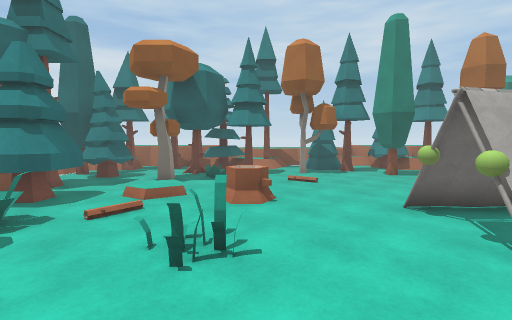
[1] (above)

24 first-person views from a walk through a 3-D level made in the Unity game engine. The camera is 1.5 m above the floor, tilts 4° down and sees 85° across. The floor is counted in squares, 1 m on a side. Each view is taken from the middle of a square. On the plan, view 1 faces up. The plan holds only what a view shows up to about 14 squares ahead; the rest is blank. The place goes on beyond the plan. The player character is not drawn. Surface patterns are stand-ins for the level's own textures.

[2]
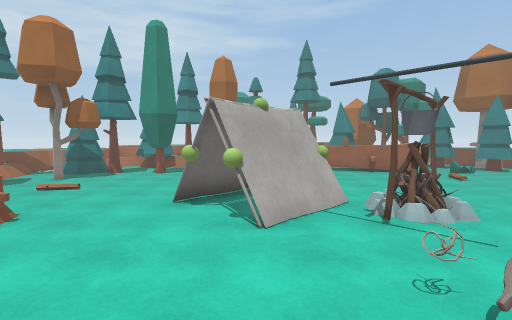

[3]
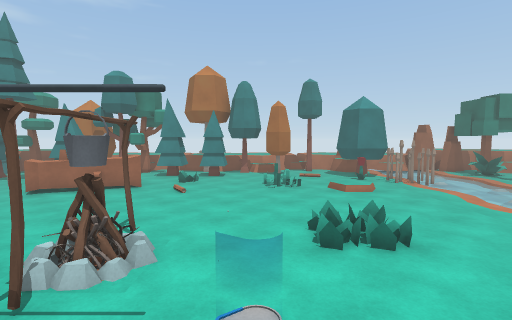

[4]
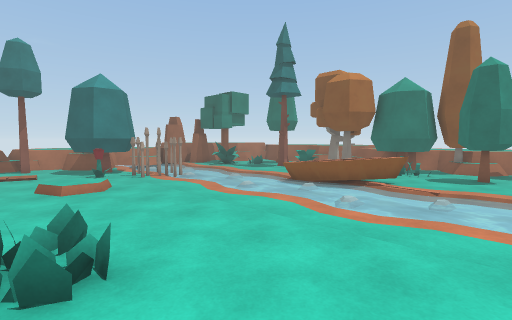

[5]
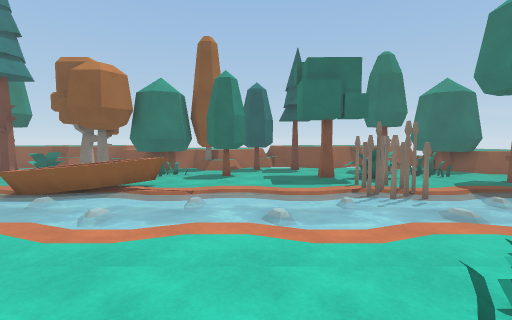

[6]
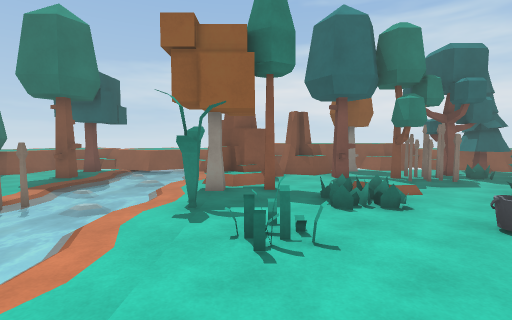

[7]
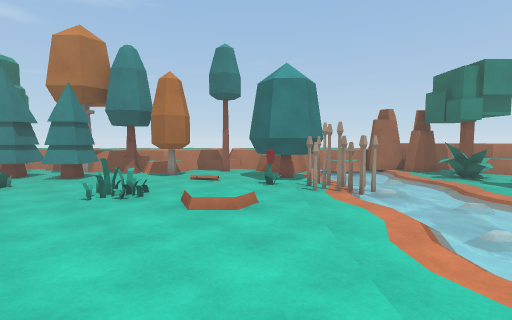

[8]
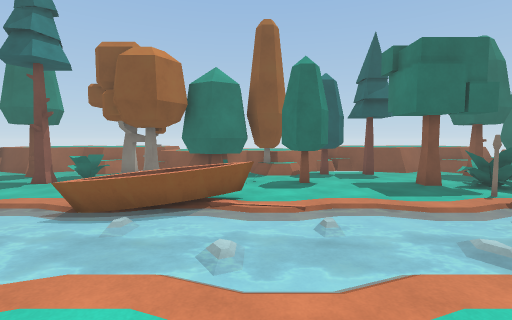

[9]
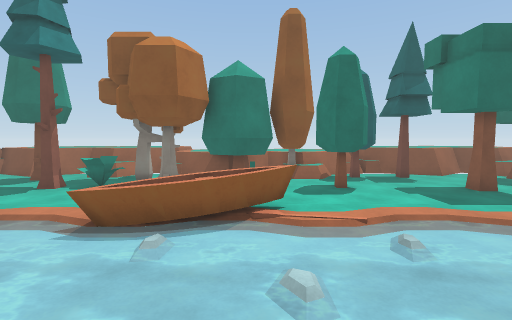

[10]
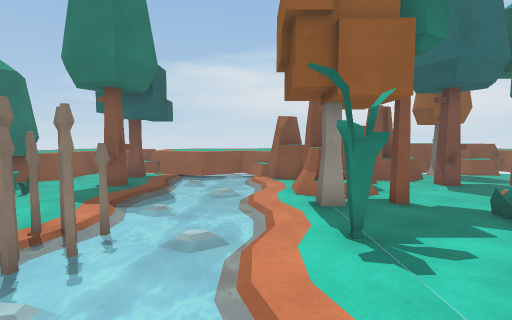

[11]
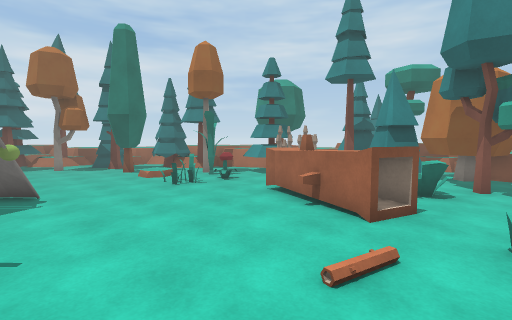

[12]
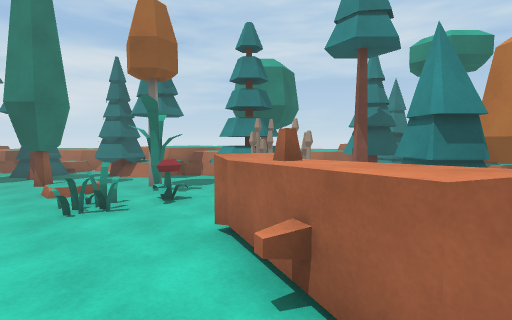

[13]
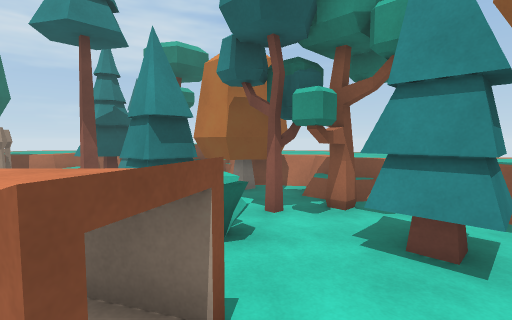

[14]
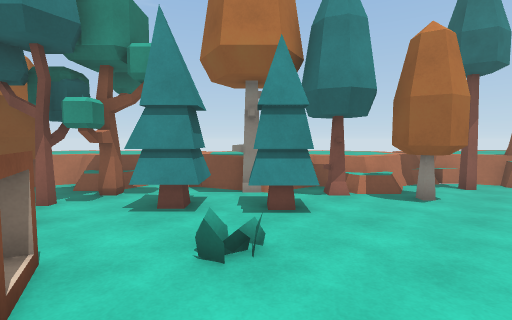

[15]
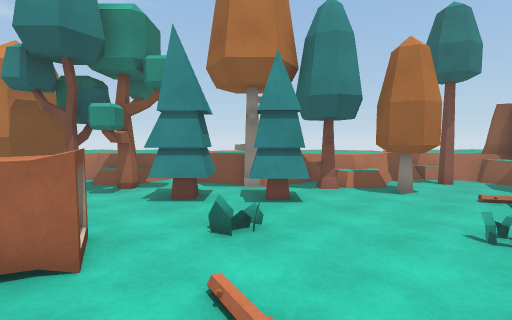

[16]
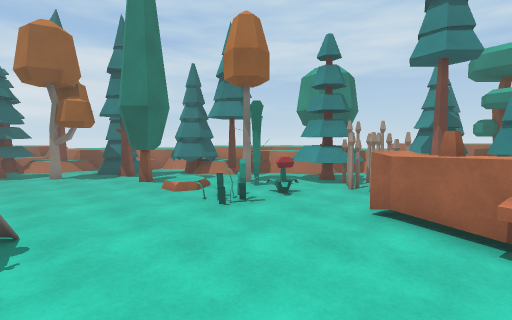

[17]
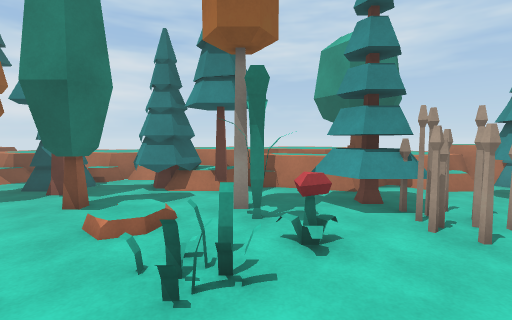

[18]
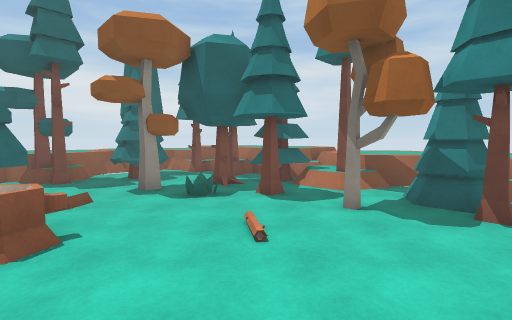

[19]
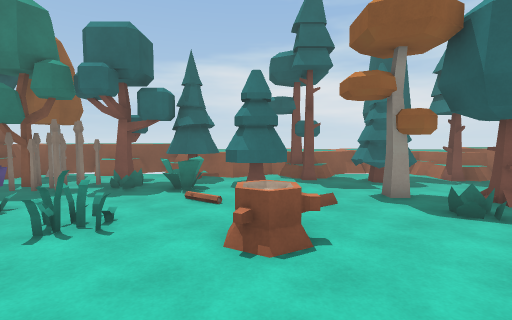

[20]
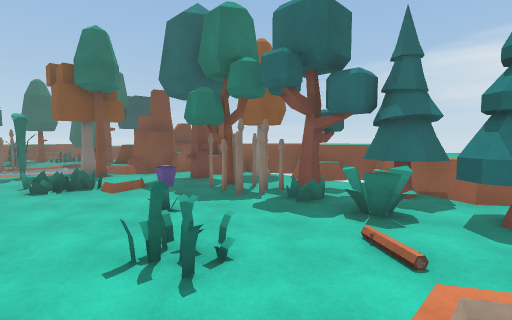

[21]
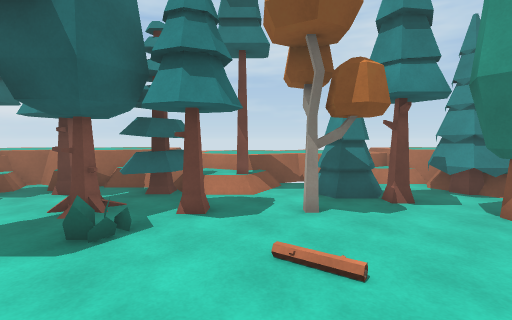

[22]
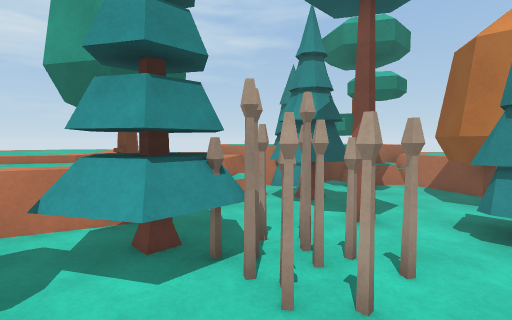

[23]
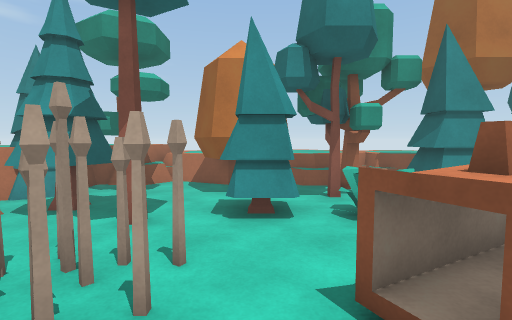

[24]
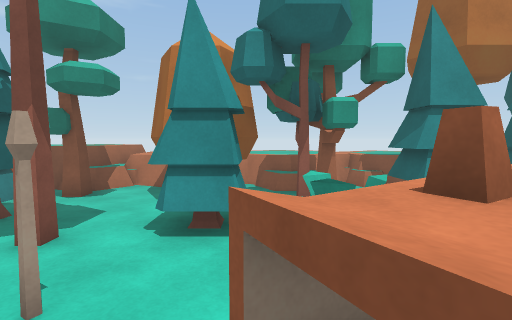

### Floor plan
Key: @ floor where view 1 was taken; # wall or solid block; x gap in a wall; . main floor; : floor 0.25 m higher than the main floor; + floor 0.5 m higher than the main floor; / step, stairs or slope; = window, fence, low wall or low ledge; ~ water the walk can cross; ≈ water the walk keeps out of; ^ raised ledge; O other object.
Columns run from 11 left of view 1 to 24 right of it. Each row starts with its distance up from view 1.
 19  ^^^ ^^^^=^^^^^^ ^^^   ^^^^^^^^^
 18   ^^^ ^^^=^^^^^^^=^^  ^^^^ ^^
 17    ^^^ ^^^=^^^#^===^^^^^^ ^^^^
 16    ^====OOO++.### O#^=^^^^^^^#^
 15   ^^##OOOOO+O.###OOOO=^^O#==.##^^
 14   ^=OO.. OO....#OOOOO..OO..OO OO#^
 13   ^OO ..O=OO.OO..O....OOOO.OOOOO=^^^
 12  ^#OOOOO........OO...O OO#..OO  =^^^
 11  ^^ OO.OO..........:.# .##.O..OO#^ ^
 10  ^^#........//........O.##..O=OOO ^^
  9   ^OO......................OO OOO^^^
  8   ^#  O.:..O............^...O OOO^^^
  7    = OO...OO............^^.OOOO.=^^^
  6    ^OOO........OOO......^^=OO.OO=^^^
  5 ^^^#OOOO......OOOO......=^^..OO.##^
  4   ^OOOO.......OOOO.......^...OO =^^^
  3  ##..............O...........OO##^^^
  2  ^=.OO#..........OOO....:....O##O  ^
  1 ^ ^^..##.O....O...:..........OO##
  0 ^^#=..O#...@. .................##^^
 -1  ^##........./  O .............##^^^
 -2   ^x..O.//..OO  ..............OO^^^^
 -3   ^OO.O./....................OO.=^^^
 -4     OO..........................O=
 -5    OOO..................:  .....#^^
 -6      OOOOO...................O .O^
 -7    OO##OOO..................OO OOO^
 -8   ^OO..O...#..............#xOO OO
 -9   ^≈.~~..~~..~~..~~..~~..~#≈≈O~.
-10  ^=~~~~~~~~~~~~~~~~~~~~~~~~≈~~~~^
-11   ^=~≈~~~≈~~~≈~~~≈~~~≈~~~≈~~~≈~~^
-12   ^=~~~~~~≈≈≈~~~~~~~^^^~~~~~~~~~
-13   ^...O...#x......=^^^..........
-14   =OO.....O.........   ......OOOO
-15   x.......OOO...O...    O....OOOO
-16   ^.........O...OO..    OOO...OO
-17   ^^#OO  =......O..OOOO ...=..=^^
-18    ^O#OO x...OOOOOOOO OO...x...=
-19        O^..==#  ##OOO#=..^x==^=
-20        #^#^^^##^^^^^  ^^=^^^^ ^^
-21          ^    =        ^

Where each view was taken, in squares from view 1:
view 1: 0 up, 0 right, facing up
view 2: 0 up, 0 right, facing up-right
view 3: 1 down, 2 right, facing right
view 4: 3 down, 4 right, facing down-right
view 5: 4 down, 4 right, facing down
view 6: 6 down, 6 right, facing left
view 7: 6 down, 7 right, facing right
view 8: 6 down, 7 right, facing down
view 9: 7 down, 8 right, facing down
view 10: 9 down, 4 right, facing left
view 11: 1 down, 12 right, facing up
view 12: 3 up, 13 right, facing up
view 13: 3 up, 14 right, facing up-right
view 14: 2 up, 12 right, facing right
view 15: 2 up, 11 right, facing right
view 16: 2 up, 10 right, facing up
view 17: 6 up, 10 right, facing up
view 18: 7 up, 5 right, facing up-left
view 19: 7 up, 4 right, facing left
view 20: 7 up, 1 right, facing down-left
view 21: 7 up, 1 right, facing up
view 22: 9 up, 11 right, facing up-right
view 23: 9 up, 11 right, facing right
view 24: 8 up, 12 right, facing right
